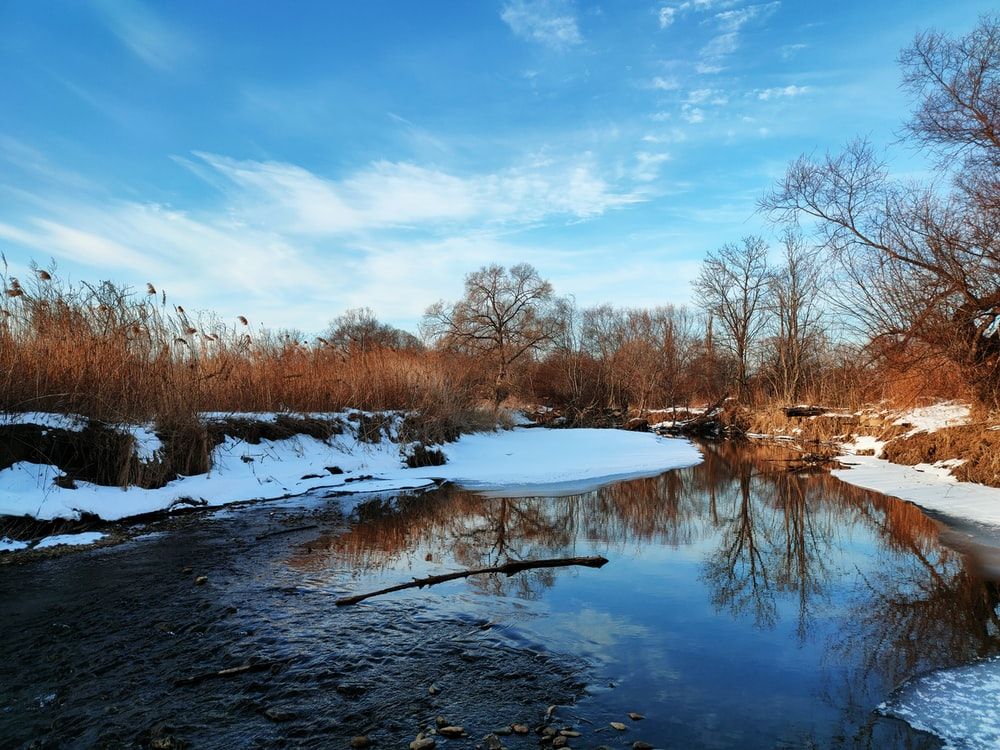
#> input picture OpenCV/sample.jpeg, 1000 x 750 px, given in place of the camera
$ python '10-edgeDetection&Gradients.py'   (older library calls are emulated)
#> lines starting #> are read from the running program, lines starting #| are printed output that depends on the picture
import cv2
import numpy as np

cap = cv2.VideoCapture(0)

while True:
    _, frame = cap.read()
#> frame is the input picture: shape (750, 1000, 3); mean B, G, R 145.6, 126.5, 97.9

    laplacian = cv2.Laplacian(frame , cv2.CV_64F)

##### LAPLACIAN OPERATOR #####
# It is an edge detector used to compute the second derivatives of an image, measuring the rate at which the first derivatives change. This determines if a change in adjacent pixel values is from an edge or continuous progression.
# Laplacian filter kernels usually contain negative values in a cross pattern, centered within the array. The corners are either zero or positive values. The center value can be either negative or positive.

    sobelx = cv2.Sobel(frame,cv2.CV_64F,1,0,ksize=5)
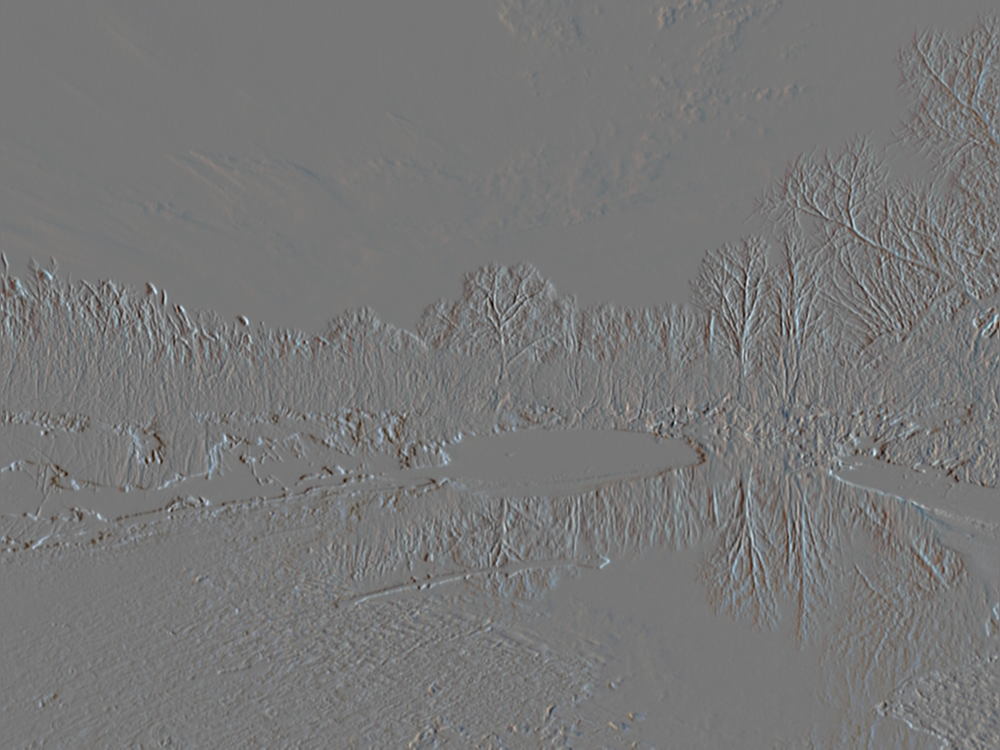
#> sobelx: shape (750, 1000, 3) float64; mean B, G, R -1.4, 0.8, 4.8; drawn with min black and max white
    sobely = cv2.Sobel(frame,cv2.CV_64F,0,1,ksize=5)
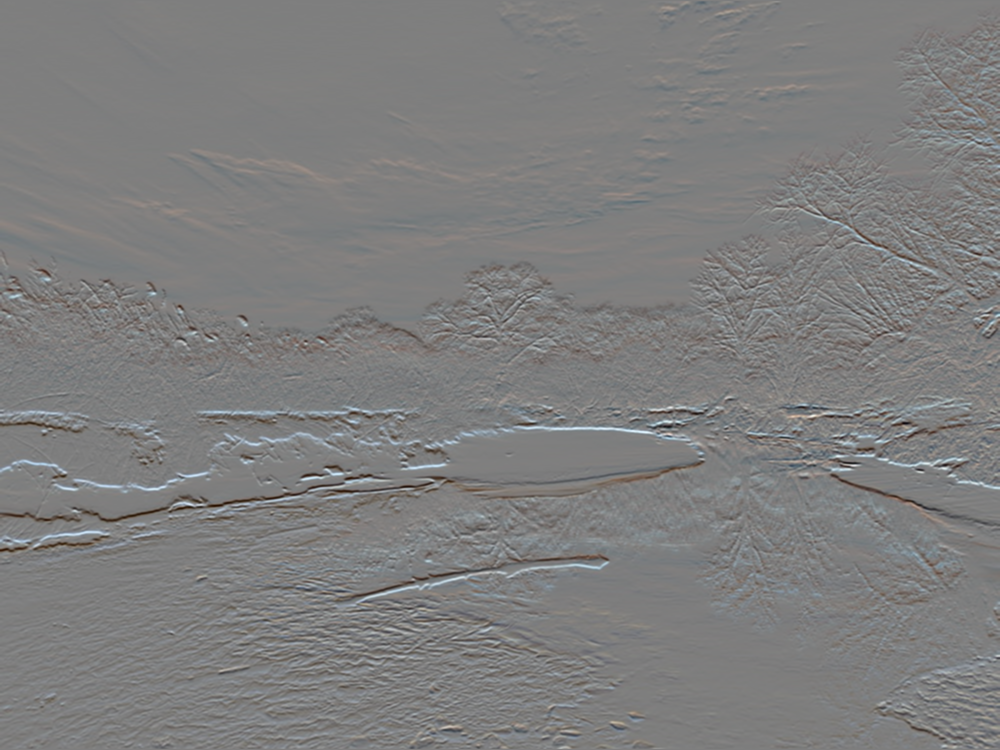
#> sobely: shape (750, 1000, 3) float64; mean B, G, R -26.6, -18, -6.7; drawn with min black and max white

##### SOBEL FILTER #####
# It detects edges that are marked by sudden changes in pixel intensity. The Sobel Operator detects edges that are marked by sudden changes in pixel intensity. We can approximate the derivative, using a 3×3 kernel. We use one kernel to detect sudden changes in pixel intensity in the X direction, and another in the Y direction.If we use only the Vertical Kernel, the convolution yields a Sobel image, with edges enhanced in the X-direction. Using the Horizontal Kernel yields a Sobel image, with edges enhanced in the Y-direction.

    edges = cv2.Canny(frame,100,200)
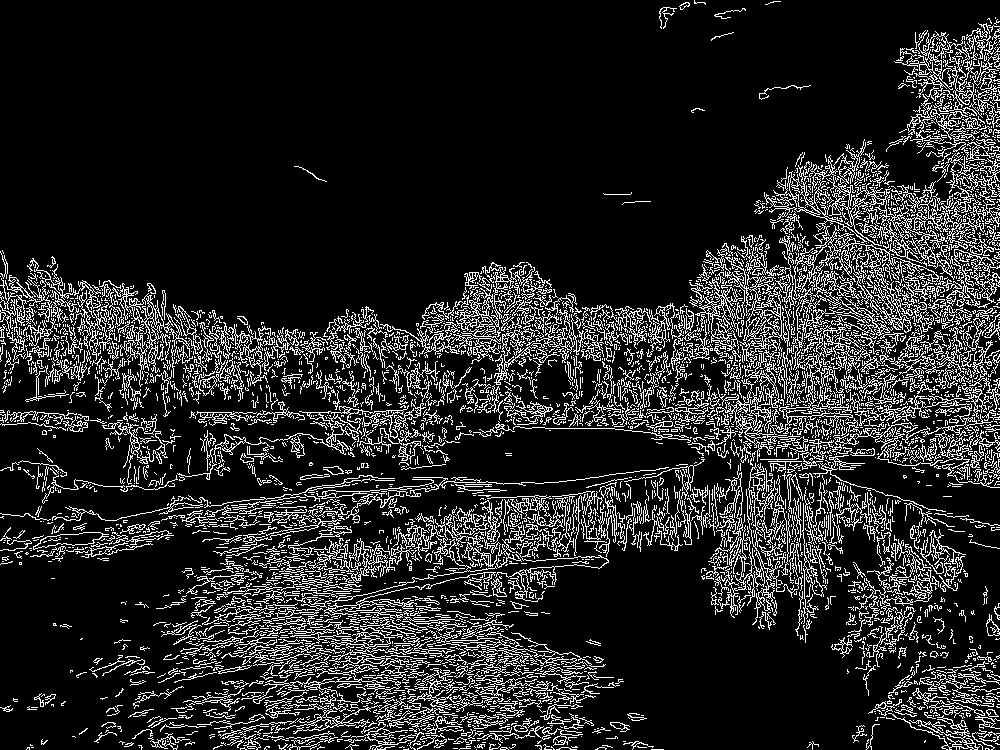
#> edges: shape (750, 1000); 14.7% white in thin lines or dots

##### CANNY EDGE DETECTION #####

# STEP 1 -  Noise Reduction
# First step is to remove the noise in the image with a 5x5 Gaussian filter.

# STEP 2 - Finding Intensity Gradient of the Image
# Smoothened image is then filtered with a Sobel kernel in both horizontal and vertical direction to get first derivative in horizontal direction ( Gx) and vertical direction ( Gy). From these two images, we can find edge gradient and direction for each pixel as follows:
# Edge_Gradient(G)=G2x+G2y−−−−−−−√Angle(θ)=tan−1(GyGx)

# STEP 3 - Non-maximum Suppression
# After getting gradient magnitude and direction, a full scan of image is done to remove any unwanted pixels which may not constitute the edge. For this, at every pixel, pixel is checked if it is a local maximum in its neighborhood in the direction of gradient.
# In short, the result you get is a binary image with "thin edges".

# STEP 4 -  Hysteresis Thresholding
# This stage decides which are all edges are really edges and which are not. For this, we need two threshold values, minVal and maxVal. Any edges with intensity gradient more than maxVal are sure to be edges and those below minVal are sure to be non-edges, so discarded. Those who lie between these two thresholds are classified edges or non-edges based on their connectivity. If they are connected to "sure-edge" pixels, they are considered to be part of edges. Otherwise, they are also discarded.

    cv2.imshow('original' , frame)
    cv2.imshow('laplacian' , laplacian)
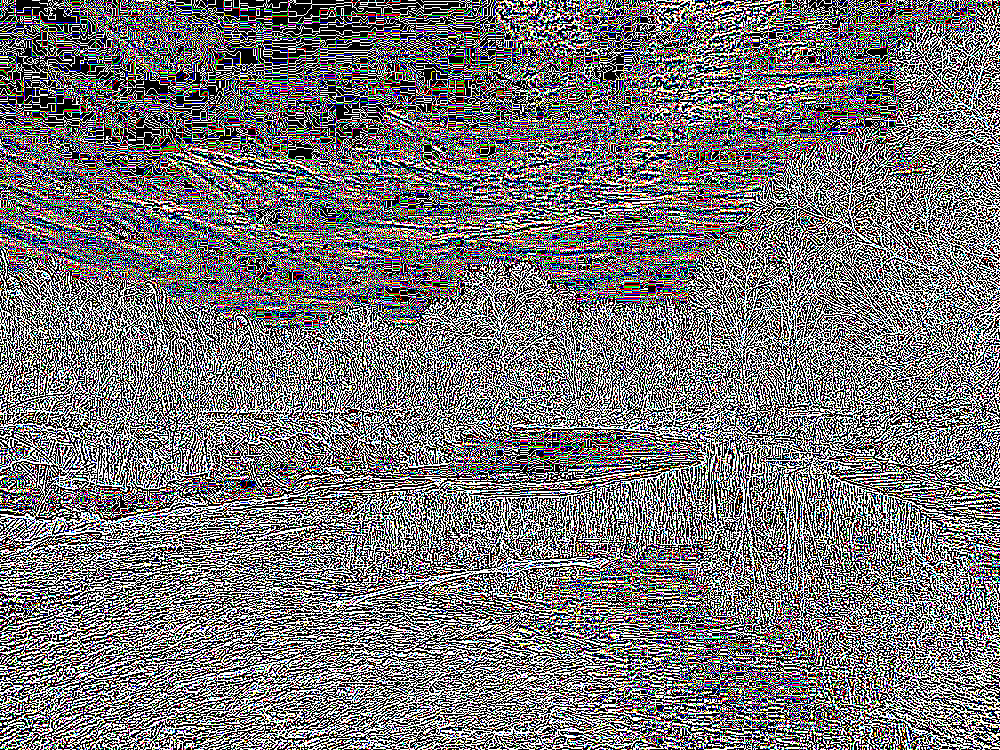
#> window 'laplacian': shape (750, 1000, 3); mean B, G, R 117, 116, 117.6
    cv2.imshow('sobelx' , sobelx)
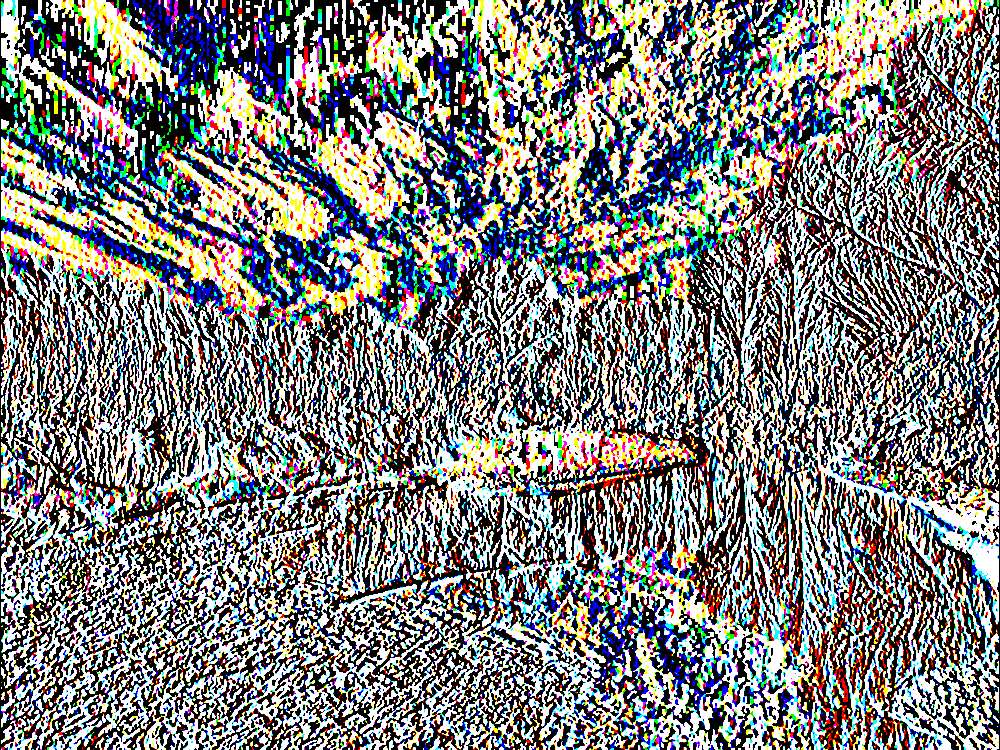
#> window 'sobelx': shape (750, 1000, 3); mean B, G, R 127, 128.3, 128
    cv2.imshow('sobely' , sobely)
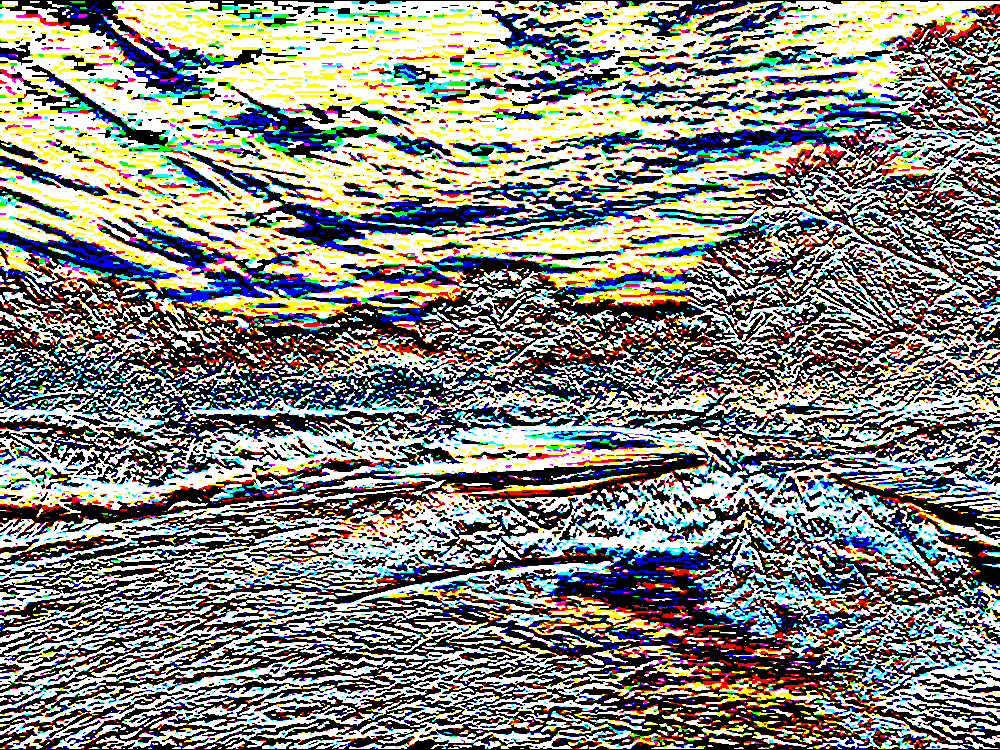
#> window 'sobely': shape (750, 1000, 3); mean B, G, R 127.7, 134.9, 134.8
    cv2.imshow('Edges',edges)

    k = cv2.waitKey(5) & 0xFF
#> (key Esc is pressed here)
    if k == 27: # 27 is escape key
        break

cv2.destroyAllWindows()
#> (the run stopped early here; a loop or call above may not have finished)
